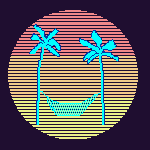
#> input picture Prueba.jpg, 150 x 150 px
$ python Maestro_1883_solo.py
#> lines starting #> are read from the running program, lines starting #| are printed output that depends on the picture; long printed decimals are rounded
# IMPORTS
import json
import time
from pathlib import Path
# ============================================
import numpy as np
import pandas as pd
import paho.mqtt.client as mqtt
import matplotlib.pyplot as plt
from scipy.integrate import solve_ivp
from PIL import Image

# ========== CONFIGURACION MQTT ==========
BROKER = "192.168.50.230"
PORT = 1883
QOS = 1
USERNAME = "usuario1"
PASSWORD = "qwerty123"
TOPIC_KEYS = "chaos1883/keys"
TOPIC_DATA = "chaos1883/data"
# ========================================

# ========== PARAMETROS DE CIFRADO ==========
# Parámetros para Rössler
ROSSLER_PARAMS = {
    "a": 0.2,
    "b": 0.2,
    "c": 5.7,
}
TIME_SINC = 2500 # Tiempo de sincronización experimental
H = 0.01 # Paso de integración
Y0 = [0.1, 0.1, 0.1] # Condiciones iniciales del sistema de Rössler
# Parámetros para Logistic Map
LOGISTIC_PARAMS = {
    "aLog": 3.99,
    "x0_log": 0.4
}

# ========== RUTAS Y ARCHIVOS ==========
CARPETA_CIFRADO = Path("Cifrado_1883_solo")
IMAGEN_ENTRADA = Path("Prueba.jpg")
RUTA_IMAGEN_CIFRADA = CARPETA_CIFRADO / "ImagenCifrada_1883_solo.png"
RUTA_TIMINGS = CARPETA_CIFRADO / "tiempos_procesos.csv"
RUTA_DISPERSION = CARPETA_CIFRADO / "diagrama_dispersion.png"
RUTA_HAMMING = CARPETA_CIFRADO / "hamming.png"

# ========== SISTEMA DE RÖSSLER ==========
def rossler_maestro(t, state, a, b, c):
    # Ecuaciones del sistema de Rössler
    x, y, z = state
    dxdt = -y - z
    dydt = x + a * y
    dzdt = b + z * (x - c)
    return [dxdt, dydt, dzdt]

# ========== FUNCIÓN DE DIFUSIÓN ==========
def aplicar_difusion(vector_inf, nmax):
    """
    Aquí aplicamos la etapa de difusón a la imagen utilizando el mapa logístico
    Parámetros:
    ----------
    imagen : PIL.Image
        Es una imagen RGB, que se va a cifrar
    a_log : float
        Parámetro de control del mapa logístico (3.57 < a_log <= 4) para generar caos
    x0_log : float
        Condición inicial del mapa logístico (0 < x0_log < 1)

    Retorna:
    -------
    difusion : np.ndarray
        Vector 1D normalizado en [0, 1] con la imagen difundida
    vector_logistico : np.ndarray
        Secuencia del mapa logístico usado como máscara de difusión
    """
    # Resumen:
    # 1) Se genera una secuencia logística
    # 2) Se generan posiciones de mezcla a partir de la secuencia logística
    # 3) Se aplica la difusión permutando los píxeles de la imagen según las posiciones generadas


    print("[DIFUSION] INICIANDO...")
    t_inicio_difusion = time.perf_counter()

    # 1. Generamos el vector logístico
    vector_logistico = np.zeros(nmax)
    x = LOGISTIC_PARAMS['x0_log']
    for i in range(nmax):
        x = LOGISTIC_PARAMS['aLog'] * x * (1 - x)
        vector_logistico[i] = x

    # 2. Generamos el vector mezcla (posiciones)
    vector_mezcla = np.floor(vector_logistico * nmax).astype(int)
    # Entrada:
    # vector_logistico: array de valores entre 0 y 1 generados con el mapa logístico
    # nmax: tamaño del vector de la imagen, es decir, el número de píxeles multiplicado por 3 (RGB)
    # Transformacion:
    # Se escala cada valor del vector_logistico al rango [0, nmax - 1]
    # multiplicando por (nmax-1) y luego aplicando floor para obtener enteros (redondear hacia abajo
    # y evitar valores fuera de rango).
    # Se convierte a enteros con astype(int) para asegurar que son índices válidos.
    #
    # Cada valor en vector_mezcla es un índice entre 0 y nmax-1
    # Por ejemplo:
    # vector_logistico = [0.123, 0.757, 0.432, ...] Valores entre 0 y 1
    # nmax = 1000 (tamaño del vector de la imagen)
    # vector_mezcla = [123, 756 (se redondeó hacia abajo), 432, ...] Índices enteros entre 0 y 999


    # 3. Aplicamos permutación con marcador 260
    vector_temp = vector_inf.copy() # Copiamos el vector original
    difusion = np.zeros(nmax) # Creamos un vector de difusión vacío para almacenar los resultados
    contador = 0 # Contador para el número de asignaciones realizadas

    # 3.1 Primera pasada: asignación desde posiciones aleatorias
    # Iteramos sobre el vector_mezcla para asignar valores desde posiciones aleatorias
    # Para cada posicion en pos:
    #   Si el valor en vector_temp[pos] no es 260.0, lo asignamos a difusion
    #   y marcamos vector_temp[pos] como 260.0 (usado)
    for i in range(nmax):
        pos = vector_mezcla[i]
        if vector_temp[pos] != 260.0:
            difusion[contador] = vector_temp[pos]
            contador += 1
            vector_temp[pos] = 260.0  # Marcamos como usado
    # Ejemplo:
    # vector_temp = [0.1, 0.4, 0.7, 0.3, 0.9, ...] (valores normalizados)
    # vector_mezcla = [123, 756, 432, ...]
    # Iteracion 1 (pos=123):
    #   Si vector_temp[123] != 260.0 (por ejemplo, 0.5), entonces:
    #     difusion[0] = 0.5 (asignamos el valor)
    #     vector_temp[123] = 260.0 (marcamos como usado)
    #   Contador incrementa a 1
    # Iteracion 2 (pos=756):
    #   Si vector_temp[756] != 260.0 (por ejemplo, 0.8), entonces:
    #     difusion[1] = 0.8 (asignamos el valor)
    #     vector_temp[756] = 260.0 (marcamos como usado)
    #   Contador incrementa a 2
    # Continuamos hasta que hayamos asignado nmax valores o no queden valores disponibles

    # 3.2 Segunda pasada: asignación de los restantes
    for j in range(nmax):
        if contador >= nmax:
            break
        if vector_temp[j] != 260.0:
            difusion[contador] = vector_temp[j]
            contador += 1
    # Iteramos secuencialmente por todas las posiciones
    # Para cada posicion j:
    #   Si el valor en vector_temp[j] no es 260.0, lo asignamos a difusion
    #   y marcamos vector_temp[j] como 260.0 (usado)
    # Ejemplo:
    # vector_temp = [0.1, 0.4, 0.7, 0.3, 0.9, ...] (valores normalizados)
    # Iteracion 1 (j=0):
    #   Si vector_temp[0] != 260.0 (por ejemplo, 0.1), entonces:
    #     difusion[contador] = 0.1 (asignamos el valor)
    #     vector_temp[0] = 260.0 (marcamos como usado)
    #   Contador incrementa

    t_fin_difusion = time.perf_counter()
    tiempo_difusion = t_fin_difusion - t_inicio_difusion
    print(f"[DIFUSION] Tiempo de difusión: {tiempo_difusion:.4f} segundos")
    print("[DIFUSION] DIFUSIÓN COMPLETADA")


    return difusion, vector_logistico, tiempo_difusion

def aplicar_confusion(difusion, vector_logistico, nmax, rosslerParams):
    """
    Se aplica la etapa de confusión utilizando el oscilador de Rössler
    Parámetros:
    ----------
    difusion : np.ndarray
        Vector 1D normalizado en [0, 1] con la imagen difundida
    vector_logistico : np.ndarray
        Secuencia del mapa logístico usado como máscara de difusión (se suma en confusión)
    nmax : int
        Número total de elementos en el vector de la imagen (ancho * alto * 3)
    rosslerParams : dict
        Parámetros del sistema de Rössler (a, b, c)
    Retorna:
    -------
    vector_cifrado : np.ndarray
        Vector 1D normalizado en [0, 1] con la imagen cifrada, resultado de sumar difusión,
        secuencia logística y la señal x del sistema de Rössler
    y_sinc : np.ndarray
        Trayectoria y del sistema de Rössler (usada para sincronización)
    t : np.ndarray
        Vector de tiempos correspondiente a las trayectorias del sistema de Rössler
    """

    # Resumen:
    # 1) Se resuelve el sistema de Rössler para obtener las trayectorias
    # 2) Tras un tiempo de sincronización, se extrae la señal x para confusión
    # 3) Esa señal se redimensiona a nmax y se suma a la difusión y la secuencia logística
    #    para obtener el vector cifrado final

    print("[CONFUSION] APLICANDO CONFUSIÓN...")
    t_inicio_confusion = time.perf_counter()

    # 1. Se calculan las iteraciones totales (sincronización + cifrado)
    iteraciones = TIME_SINC + nmax
    print(f"[CONFUSION] Iteraciones totales: {iteraciones}")

    # 2. Resolver el sistema de Rössler
    t_span = (0, iteraciones * H)
    t_eval = np.linspace(0, iteraciones * H, iteraciones)
    t_inicio_rossler = time.perf_counter()
    solucion = solve_ivp(
        fun = rossler_maestro,
        y0 = Y0,
        args = tuple(rosslerParams.values()),
        t_span = t_span,
        t_eval = t_eval,
        method = 'RK45',
        rtol = 1e-8,
        atol = 1e-8
    )
    t_fin_rossler = time.perf_counter()
    tiempo_rossler = t_fin_rossler - t_inicio_rossler

    # 3. Extraer las trayectorias del sistema de Rössler
    x = solucion.y[0][TIME_SINC:] # Para la confusion
    y = solucion.y[1] # Para sincronizacion
    t = solucion.t

    # 4. Aplicar confusión (solo después del tiempo de sincronización)
    vector_cifrado = np.zeros(nmax)
    vector_cifrado = difusion + vector_logistico + x
    print("[CONFUSION] Confusión aplicada correctamente")

    t_fin_confusion = time.perf_counter()
    tiempo_confusion = t_fin_confusion - t_inicio_confusion

    print(f"[CONFUSION] Tiempo de integración de Rössler: {tiempo_rossler:.4f} segundos")
    print(f"[CONFUSION] Tiempo total de confusión: {tiempo_confusion:.4f} segundos")

    return vector_cifrado, y, t, tiempo_rossler, tiempo_confusion

def cargar_imagen():
    """
    Cargamos la imagen de entrada definida en IMAGEN_ENTRADA

    Retorna:
    -------
    imagen : PIL.Image
        Imagen cargada desde el archivo, siendo esta RGB que se va a cifrar
    """
    imagen = Image.open(IMAGEN_ENTRADA)
    vector_inf = np.array(imagen)
    alto, ancho, canales = vector_inf.shape
    vector_inf = vector_inf.flatten().astype(np.float32)/255.0
    nmax = vector_inf.size
    print("[CARGA] Imagen cargada y vectorizada correctamente")
    return imagen, vector_inf, ancho, alto, nmax

def preparar_payload(vector_cifrado, y_sinc, t, ancho, alto, nmax):
    """
    Se prepara el diccionario de datos para envíar mediante MQTT

    Retorna:
    -------
    data : dict
        Diccionario con los datos necesarios para el descifrado
    """

    data = {
        "vector_cifrado": vector_cifrado.tolist(),
        "y_sinc": y_sinc.tolist(),
        "times": t.tolist(),
        "ancho": ancho,
        "alto": alto,
        "nmax": nmax,
        "time_sinc": TIME_SINC,
    }
    return data

def graficas(imagen, difusion, vector_cifrado, ancho, alto):
    """
    Genera y guarda la figura comparativa:
    original, después de difusión y después de confusión.
    """
    plt.figure(figsize=(15, 5))

    # Original
    plt.subplot(1, 3, 1)
    plt.imshow(imagen)
    plt.title("Original")
    plt.axis("off")

    # Después de difusión
    plt.subplot(1, 3, 2)
    difusion_img = (difusion * 255).reshape((alto, ancho, 3)).astype(np.uint8)
    plt.imshow(difusion_img)
    plt.title("Después de Difusión")
    plt.axis("off")

    # Después de confusión (pseudo-imagen)
    plt.subplot(1, 3, 3)
    cifrado_img = (
        (vector_cifrado - np.min(vector_cifrado))
        / (np.max(vector_cifrado) - np.min(vector_cifrado))
        * 255
    ).reshape((alto, ancho, 3)).astype(np.uint8)
    plt.imshow(cifrado_img)
    plt.title("Después de Confusión")
    plt.axis("off")

    plt.tight_layout()
    plt.savefig(RUTA_IMAGEN_CIFRADA)
    print(f"Resultados del proceso completo guardados en {RUTA_IMAGEN_CIFRADA}")

def graficar_dispersion(imagen, vector_cifrado):
    """
    Genera y guarda el diagrama de dispersión entre la imagen original y la cifrada
    Ambas están normalizadas
    """
    img_original = np.array(imagen).flatten().astype(np.float32)/255.0

    cifrado_normalizado = (vector_cifrado - np.min(vector_cifrado)) / (
        np.max(vector_cifrado) - np.min(vector_cifrado) + 1e-12
    )
    plt.figure(figsize=(6, 6))
    plt.scatter(img_original, cifrado_normalizado, s=1, alpha=0.3)
    plt.xlabel("Original (normalizada)")
    plt.ylabel("Cifrada (normalizada)")
    plt.title("Diagrama de dispersión: imagen original vs cifrada")
    plt.tight_layout()
    plt.savefig(str(RUTA_DISPERSION))
    print(f"[GRAFICA] Dispersión guardada en {RUTA_DISPERSION}")

def graficar_hamming(imagen, vector_cifrado, ancho, alto):
    """
    Se calcula la distancia Hamming entre la imagen original y la cifrada
    """
    # Imagen original en bytes (0-255)
    orig_img = np.array(imagen).astype(np.uint8)
    orig_flat = orig_img.flatten()

    # Reconstruir la pseudo-imagen cifrada en 0-255 (igual que en graficas)
    cifrado_norm = (vector_cifrado - np.min(vector_cifrado)) / (
        np.max(vector_cifrado) - np.min(vector_cifrado) + 1e-12
    )
    cifrado_img = (cifrado_norm * 255).reshape((alto, ancho, 3)).astype(np.uint8)
    cifrado_flat = cifrado_img.flatten()

    # Asegurar misma longitud
    n_bytes = min(orig_flat.size, cifrado_flat.size)
    orig_flat = orig_flat[:n_bytes]
    cifrado_flat = cifrado_flat[:n_bytes]

    # Convertir a bits
    orig_bits = np.unpackbits(orig_flat)
    cifrado_bits = np.unpackbits(cifrado_flat)

    n_bits = min(orig_bits.size, cifrado_bits.size)
    orig_bits = orig_bits[:n_bits]
    cifrado_bits = cifrado_bits[:n_bits]

    # Distancia Hamming absoluta y normalizada
    hamming_abs = np.sum(orig_bits != cifrado_bits)
    hamming_norm = hamming_abs / n_bits

    print(f"[HAMMING] Distancia Hamming absoluta: {hamming_abs}")
    print(f"[HAMMING] Distancia Hamming normalizada: {hamming_norm:.6f}")

    # Gráfica sencilla con el valor normalizado
    plt.figure(figsize=(8, 8))
    plt.bar(["Hamming"], [hamming_norm])
    plt.ylim(0, 1)
    plt.ylabel("Distancia Hamming normalizada")
    plt.title(f"Distancia Hamming (norm.): {hamming_norm:.4f}")
    plt.tight_layout()
    plt.savefig(str(RUTA_HAMMING))
    print(f"[GRAFICA] Hamming guardada en {RUTA_HAMMING}")


def registrar_tiempos(tiempo_difusion, tiempo_rossler, tiempo_confusion, tiempo_mqtt, tiempo_programa):
    """
    Se registran las métricas de tiempo para cada proceso en un archivo CSV
    """
    registro = {
        "timestamp": time.strftime("%m-%d %H:%M:%S"),
        "tiempo_difusion_segundos": tiempo_difusion,
        "tiempo_rossler_segundos": tiempo_rossler,
        "tiempo_confusion_segundos": tiempo_confusion,
        "tiempo_mqtt_segundos": tiempo_mqtt,
        "tiempo_programa_segundos": tiempo_programa
    }

    df = pd.DataFrame([registro])
    archivo = RUTA_TIMINGS.exists()
    df.to_csv(RUTA_TIMINGS, mode='a', index = False, header = not archivo)
    print(f"[TIEMPOS] Tiempos registrados en {RUTA_TIMINGS}")

def main():
    inicio_programa = time.perf_counter()
    # 1. Cargar la imagen
    imagen, vector_inf, ancho, alto, nmax = cargar_imagen()
#> in cargar_imagen, imagen is the input picture: PIL image 150x150 RGB; mean R, G, B 99.8, 91.4, 93.4
#> ancho = 150; alto = 150; nmax = 67500

    # 2. Aplicar difusión
    difusion, vector_logistico, tiempo_difusion = aplicar_difusion(vector_inf, nmax)
#> the loop in aplicar_difusion, `for i in range(nmax):` made 67500 passes
#> pos on passes 1 to 12: 64638, 10935, 36563, 66863, 2515, 9663, 33037, 67301, 790, 3118, 11866, 39023
#> after the loop in aplicar_difusion, `for i in range(nmax):`: contador = 39027
#> after the loop in aplicar_difusion, `for j in range(nmax):`: contador = 67500
#> tiempo_difusion = 0.738

    # 3. Aplicar confusión
    vector_cifrado, y_sinc, t, tiempo_rossler, tiempo_confusion = aplicar_confusion(difusion, vector_logistico, nmax, ROSSLER_PARAMS)
#> in aplicar_confusion, `iteraciones = TIME_SINC + nmax`: iteraciones = 70000
#| [CONFUSION] Iteraciones totales: 70000
#> in aplicar_confusion, `t_span = (0, iteraciones * H)`: t_span = (0, 700)
#> in aplicar_confusion, `solucion = solve_ivp( fun = rossler_maestro, y0 = Y0, args = tuple(ros..`: solucion = 11 items
#> tiempo_rossler = 3.51; tiempo_confusion = 3.52

    # 4. Preparar datos para MQTT
    data = preparar_payload(vector_cifrado, y_sinc, t, ancho, alto, nmax)
#> data = 7 items

    # 5. Publicar en MQTT con TLS
    t_inicio_mqtt = time.perf_counter()
    client = mqtt.Client()
    client.username_pw_set(USERNAME, PASSWORD)
    client.connect(BROKER, PORT, 60)
    print("[MQTT] Conectado al broker MQTT con puerto 1883")

    # Publicar parámetros keys por TLS
    client.publish(TOPIC_KEYS, json.dumps(
        {
            "ROSSLER_PARAMS": ROSSLER_PARAMS,
            "LOGISTIC_PARAMS": LOGISTIC_PARAMS
        }),
        qos=QOS,
        retain=True
    )
    time.sleep(0.5)
    client.publish(TOPIC_DATA, json.dumps(data), qos=QOS, retain = True)
    time.sleep(0.5)
    t_fin_mqtt = time.perf_counter()
    tiempo_mqtt = t_fin_mqtt - t_inicio_mqtt
    print(f"[MQTT] Tiempo de publicación MQTT con puerto 1883: {tiempo_mqtt:.4f} segundos")
    client.disconnect()
    print("[MQTT] Datos publicados correctamente en MQTT")
    fin_programa = time.perf_counter()
    tiempo_programa = fin_programa - inicio_programa

    print(f"[PROGRAMA] Tiempo total del programa: {tiempo_programa:.4f} segundos")

    registrar_tiempos(
        tiempo_difusion,
        tiempo_rossler,
        tiempo_confusion,
        tiempo_mqtt,
        tiempo_programa
    )
#> in registrar_tiempos, `registro = { "timestamp": time.strftime("%m-%d %H:%M:%S"), "tiempo_dif..`: registro = {'timestamp': '11-20 17:28:26', 'tiempo_difusion_segundos': 0.738, 'tiempo_rossler_segundos': 3.51, 'tiempo_confusion_segundos': 3.52, 'tiempo_mqtt_segundos': 0.278, 'tiempo_programa_segundos': 4.55}
#> in registrar_tiempos, `df = pd.DataFrame([registro])`: df = table of 1 rows and 6 columns

    # 6. Generar gráficas
    graficas(imagen, difusion, vector_cifrado, ancho, alto)
#> in graficas, `difusion_img = (difusion * 255).reshape((alto, ancho, 3)).astype(np.ui..`:
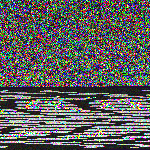
#> difusion_img: shape (150, 150, 3); mean of channels 0, 1, 2 95, 95.3, 94.4; drawn as R, G, B
#> in graficas, `cifrado_img = ( (vector_cifrado - np.min(vector_cifrado)) / (np.max(ve..`:
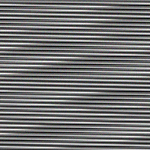
#> cifrado_img: shape (150, 150, 3); mean of channels 0, 1, 2 114.5, 114.5, 114.5; drawn as R, G, B
#> in graficas, `plt.savefig(RUTA_IMAGEN_CIFRADA)`:
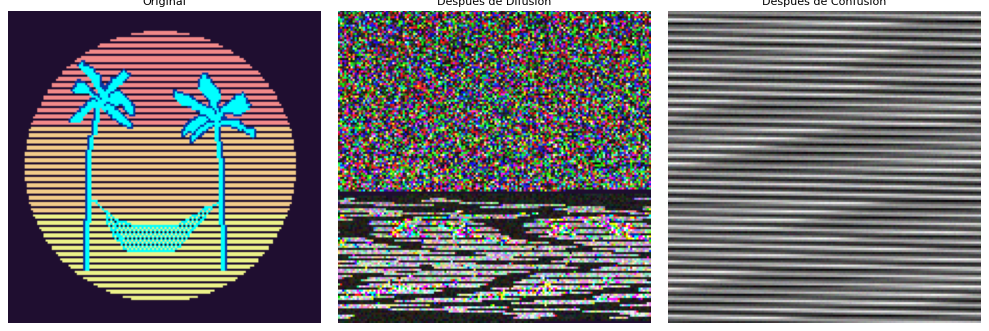
#> figure drawn by matplotlib, 3 panels
    graficar_dispersion(imagen, vector_cifrado)
#> in graficar_dispersion, `plt.savefig(str(RUTA_DISPERSION))`:
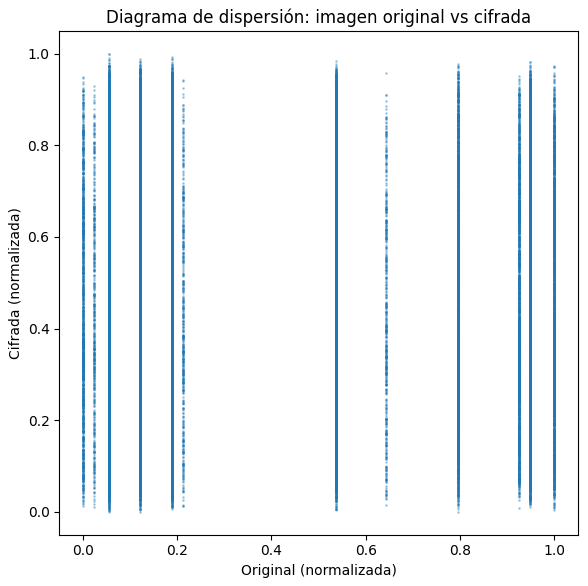
#> figure drawn by matplotlib, 1 panel
    graficar_hamming(imagen, vector_cifrado, ancho, alto)
#> in graficar_hamming, `hamming_abs = np.sum(orig_bits != cifrado_bits)`: hamming_abs = 268590
#> in graficar_hamming, `hamming_norm = hamming_abs / n_bits`: hamming_norm = 0.497
#| [HAMMING] Distancia Hamming absoluta: 268590
#| [HAMMING] Distancia Hamming normalizada: 0.4974
#> in graficar_hamming, `plt.savefig(str(RUTA_HAMMING))`:
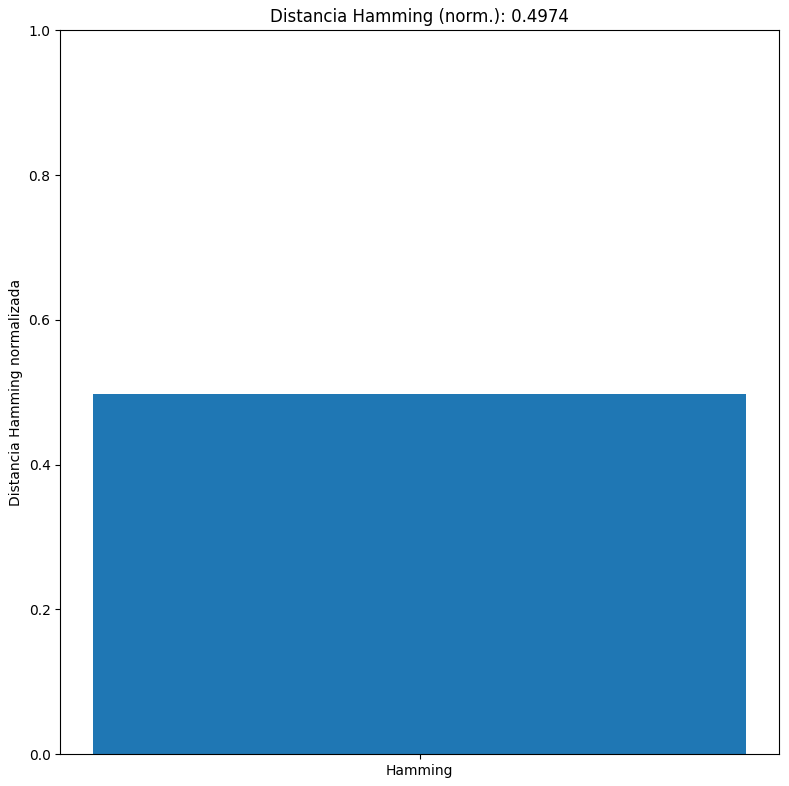
#> figure drawn by matplotlib, 1 panel

    print("[PROGRAMA] Proceso de cifrado completado")

if __name__ == "__main__":
    main()
